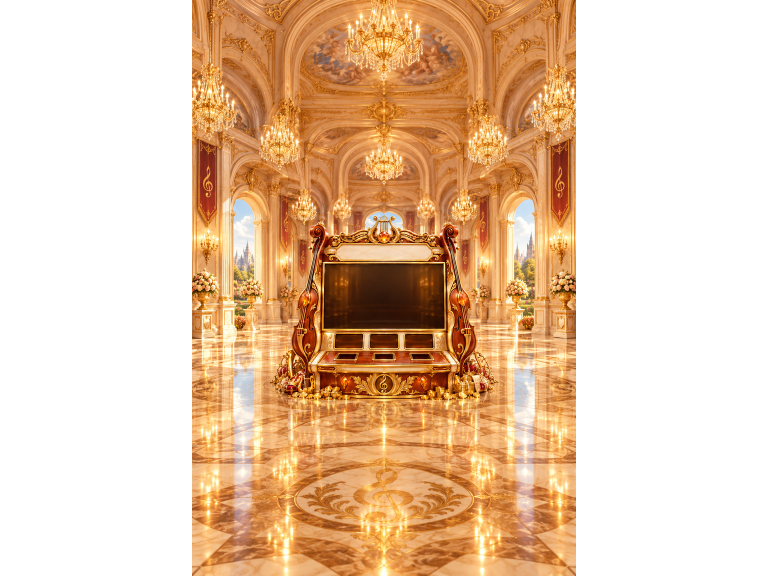
#> input picture 完整游戏模版/全游戏模版/F43_Golden_Symphony_v1.0.0/art-source/registered/golden-strings-continuous-reference.png, 1536 x 1152 px, given in place of golden-strings-room-center.png, which was not available (shown at 1/2 size)
$ python extend_registered_rooms.py
#> lines starting #> are read from the running program, lines starting #| are printed output that depends on the picture; pictures that were not available may be replaced by others from this repository, and a replacement may not be noted
### 完整游戏模版/全游戏模版/F43_Golden_Symphony_v1.0.0/art-source/finish_registered_art.py
"""CC Switch edits for registered room outpainting and localized closed eyelids.
Original cabinet paint and every alpha silhouette are reinserted byte-for-byte.
"""
from pathlib import Path
from io import BytesIO
import sys,json,uuid,base64,urllib.request,concurrent.futures
from PIL import Image,ImageOps,ImageDraw,ImageFilter
import numpy as np
sys.path.insert(0,str(Path(__file__).parent));from generate_ccswitch import provider
P=Path(__file__).resolve().parents[1];ART=P/'assets/resources/art';WORK=P/'art-source/registered';WORK.mkdir(exist_ok=True)
IDS=['golden-strings','sapphire-harp','ruby-brass','pearl-rhythm']
EYES=[[[440,310,503,365],[550,335,613,393]],[[385,275,483,378],[558,319,662,429]],[[406,263,506,355],[559,311,665,403]],[[414,377,504,463],[578,407,664,497]]]
ARMS=[([(165,160),(330,160),(335,405),(410,490),(378,579),(308,567),(236,535),(194,457),(174,389)],(375,524)), ([(74,222),(302,209),(316,412),(393,473),(376,641),(303,656),(154,592),(82,475)],(363,532)), ([(80,223),(299,223),(305,471),(370,511),(340,639),(286,694),(194,691),(117,607),(100,500)],(329,560)), ([(190,275),(357,269),(345,530),(417,567),(390,653),(343,684),(266,647),(220,580),(192,496)],(378,602))]
def edit(name,image,prompt,size='1024x1536',mask=None):
 out=WORK/(name+'.png')
 if out.exists():return Image.open(out).convert('RGBA')
 url,key=provider();boundary='F43'+uuid.uuid4().hex
 fields={'model':'gpt-image-2.5','size':size,'quality':'high','n':'1','prompt':prompt}
 payload=b''
 for k,v in fields.items():payload+=f'--{boundary}\r\nContent-Disposition: form-data; name="{k}"\r\n\r\n{v}\r\n'.encode()
 buffer=BytesIO();image.save(buffer,format='PNG')
 payload+=f'--{boundary}\r\nContent-Disposition: form-data; name="image"; filename="reference.png"\r\nContent-Type: image/png\r\n\r\n'.encode()+buffer.getvalue()+b'\r\n'
 if mask is not None:
  mask_buffer=BytesIO();mask.save(mask_buffer,format='PNG')
  payload+=f'--{boundary}\r\nContent-Disposition: form-data; name="mask"; filename="mask.png"\r\nContent-Type: image/png\r\n\r\n'.encode()+mask_buffer.getvalue()+b'\r\n'
 payload+=f'--{boundary}--\r\n'.encode()
 request=urllib.request.Request(url+'/images/edits',payload,{'Authorization':'Bearer '+key,'Content-Type':'multipart/form-data; boundary='+boundary})
 with urllib.request.urlopen(request,timeout=300) as response:data=json.load(response)['data'][0]
 out.write_bytes(base64.b64decode(data['b64_json']));print(name+' commissioned',flush=True)
 return Image.open(out).convert('RGBA')
# [26 lines left out: functions room, eyes, not called in this run]
# [4 lines that do not run on import are left out]

### 完整游戏模版/全游戏模版/F43_Golden_Symphony_v1.0.0/art-source/generate_ccswitch.py
"""Commission original F43 art through the locally configured CC Switch image provider.
Credentials stay in CC Switch and are neither logged nor stored with the project.
Usage: python3 art-source/generate_ccswitch.py core|atlas|controls|finish
"""
from __future__ import annotations
import base64, concurrent.futures, json, re, sqlite3, sys, time, urllib.error, urllib.request
from pathlib import Path
from io import BytesIO
from PIL import Image, ImageOps, ImageFilter
ROOT=Path(__file__).resolve().parents[1]
ART=ROOT/'assets/resources/art'; RAW=ROOT/'art-source/raw'
CC_DB=Path.home()/'.cc-switch/cc-switch.db'
# Output canvas sizes are taken from assets already commissioned for F43.
STYLE=''
TASKS=json.loads((ROOT/'art-source/original-commissions.json').read_text())
#> (reads 完整游戏模版/全游戏模版/F44_Fortune_Skyways_v1.0.0/art-source/original-commissions.json from the repository)
def provider():
 con=sqlite3.connect(CC_DB)
 row=con.execute('select settings_config from providers where app_type=? and is_current=1',('codex',)).fetchone()
 if not row: raise RuntimeError('No current Codex provider in CC Switch')
 d=json.loads(row[0]);match=re.search(r'base_url\s*=\s*"([^"]+)"',d['config'])
 if not match or not d.get('auth',{}).get('OPENAI_API_KEY'):raise RuntimeError('CC Switch image provider unavailable')
 return match.group(1).rstrip('/'),d['auth']['OPENAI_API_KEY']
def output_size(name):
 return (2304,1536) if TASKS.get(name,[''])[0]=='wide' else (1024,1536) if TASKS.get(name,[''])[0]=='portrait' else (1024,1024)
# [44 lines left out: functions generate, main, not called in this run]
# [1 lines that do not run on import are left out]

### 完整游戏模版/全游戏模版/F43_Golden_Symphony_v1.0.0/art-source/extend_registered_rooms.py
from finish_registered_art import ART,WORK,IDS,edit
from PIL import Image
from concurrent.futures import ThreadPoolExecutor
# Request a proportionally registered reference. Enlargement/cropping then
# restores the entire original 1024x1536 central room without resampling it.
def extend(id):
#> called with id = 'golden-strings'
 if (ART/(id+'-room-extended.png')).exists():return
 original=Image.open(ART/(id+'-room-center.png')).convert('RGBA')
#> original is the input picture: PIL image 1536x1152 RGBA; mean R, G, B, A 104.4, 72.1, 42.6, 127.5
 canvas=Image.new('RGBA',(1024,1536));canvas.alpha_composite(original.resize((682,1024),Image.Resampling.LANCZOS),(171,256))
#> after `canvas = Image.new('RGBA', (1024, 1536))`: canvas: PIL image 1024x1536 RGBA; every value is 0
#> after `canvas.alpha_composite(original.resize((682, 1024), Image.Resampling.L`:
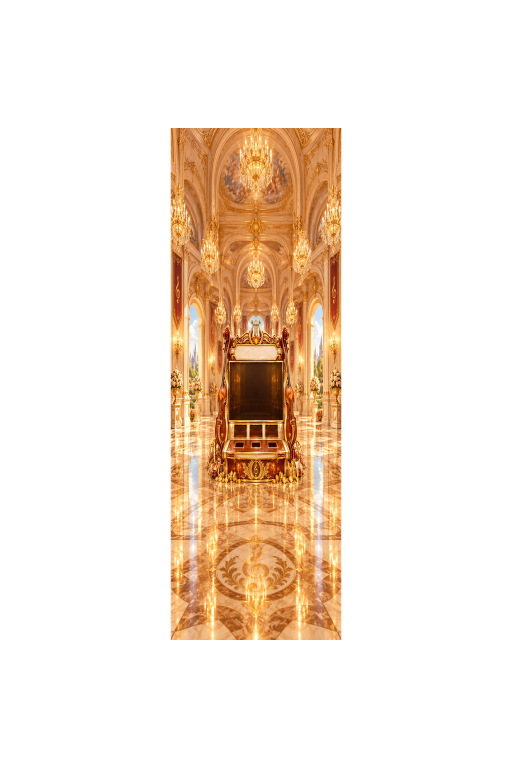
#> canvas: PIL image 1024x1536 RGBA (shown at 1/2 size); mean R, G, B, A 46.8, 32.3, 19.1, 56.6; transparent parts drawn white
 canvas.save(WORK/(id+'-extended-reference.png'))
 result=edit(id+'-extended-room',canvas,'Complete only the transparent outside of this exact reference into ONE continuous bright premium musical palace interior. Keep the existing centered room at its exact location and proportions. Extend architecture above and the SAME marble floor below, seamlessly continue lighting and perspective at the four edges. No new cabinet, no new character, no text, no vignette, no black shadow. Foreground is a reflective warm marble concert floor. Rich elegant gold architecture, cheerful light, not dark. Preserve the reference room.').resize((1536,2304),Image.Resampling.LANCZOS)
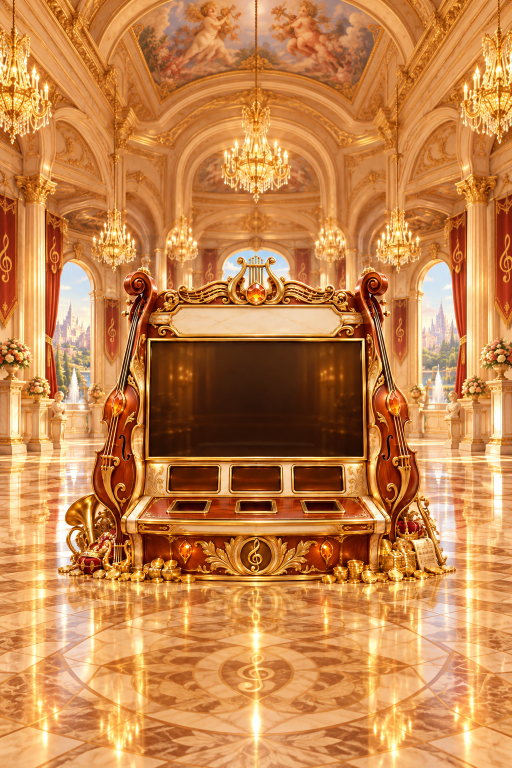
#> input picture 完整游戏模版/全游戏模版/F43_Golden_Symphony_v1.0.0/art-source/registered/golden-strings-extended-room.png, 1024 x 1536 px (shown at 1/2 size)
 result.alpha_composite(original,(256,384));result.convert('RGB').save(ART/(id+'-room-extended.png'))
#> after `result.alpha_composite(original, (256, 384))`:
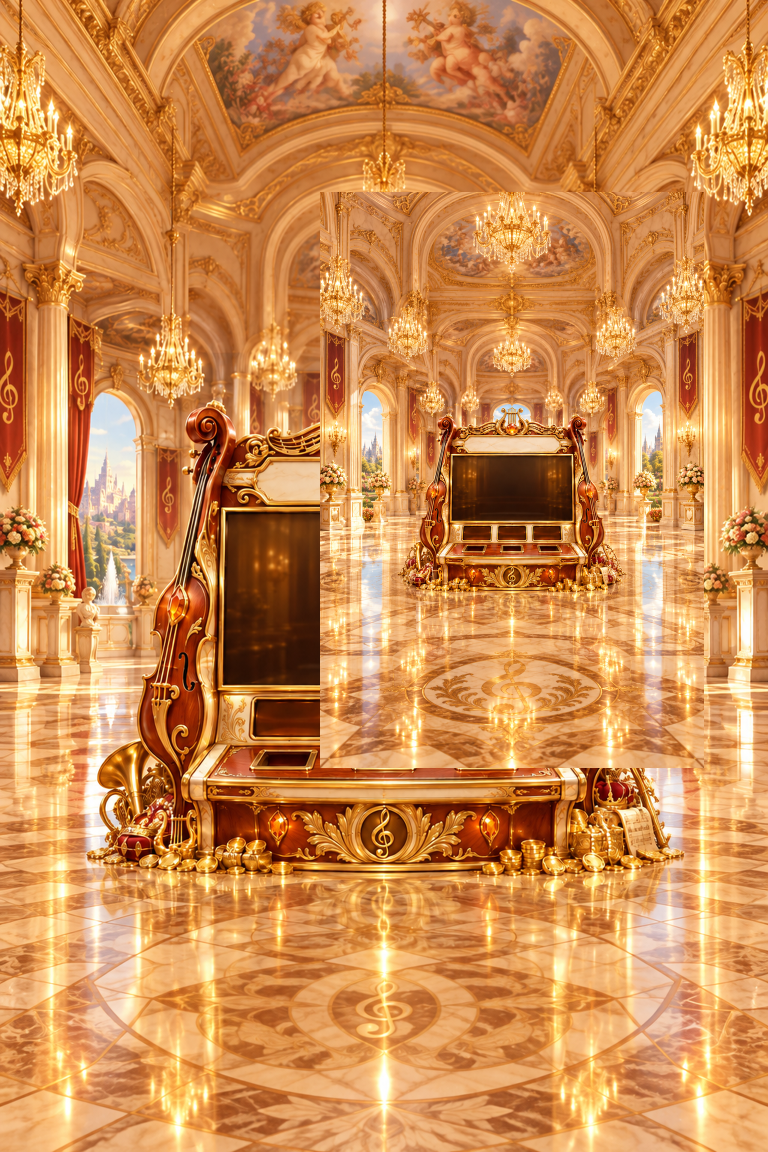
#> result: PIL image 1536x2304 RGBA (shown at 1/2 size); mean R, G, B, A 207.1, 139.9, 79.9, 255
 print(id+' extended room ready',flush=True)
with ThreadPoolExecutor(max_workers=3) as pool:list(pool.map(extend,IDS))
#> call 2 of extend, with id = 'sapphire-harp'
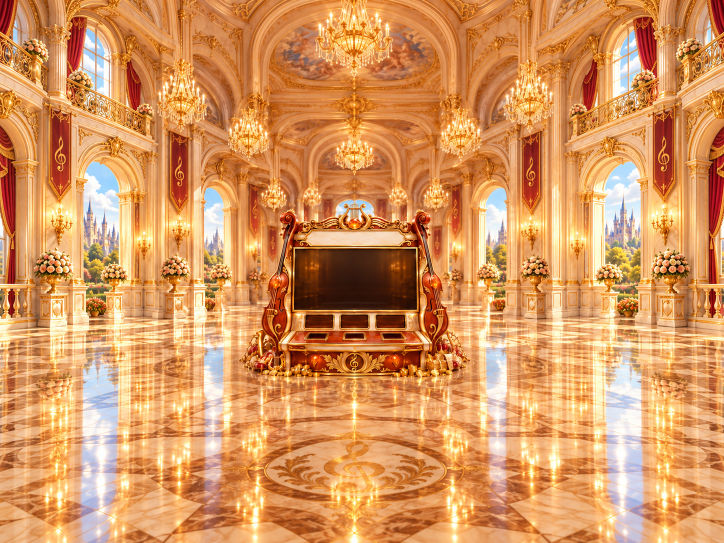
#> input picture 完整游戏模版/全游戏模版/F43_Golden_Symphony_v1.0.0/art-source/registered/golden-strings-continuous-room-v1.png, 1448 x 1086 px, given in place of sapphire-harp-room-center.png, which was not available (shown at 1/2 size)
#> in extend (call 2), `canvas.alpha_composite(original.resize((682, 1024), Image.Resampling.L`:
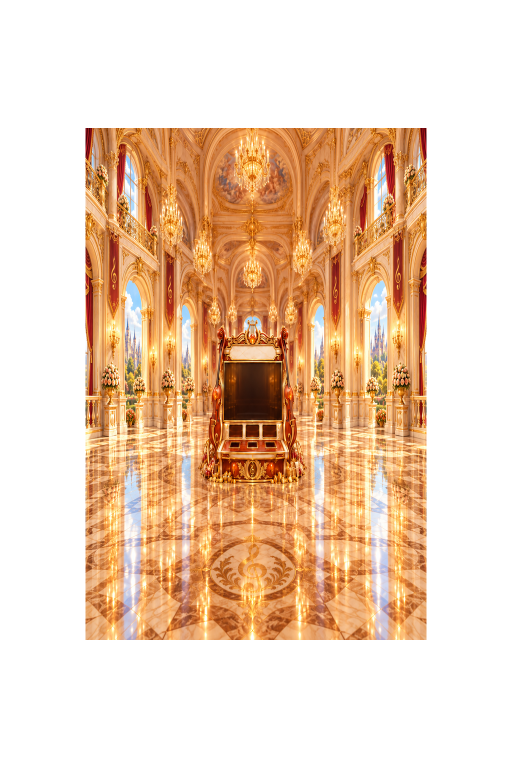
#> canvas: PIL image 1024x1536 RGBA (shown at 1/2 size); mean R, G, B, A 95.4, 66.6, 42, 113.2; transparent parts drawn white
#> (the run stopped early here; a loop or call above may not have finished)
